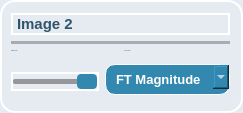
                <widget class="QFrame" name="frame_19">
                 <property name="styleSheet">
                  <string notr="true">background-color: rgb(230, 234, 241); /* Background color */
    border-radius: 15px; /* Curved borders */
    border: 2px solid #ffffff; /* 3D outline */

    box-shadow: 2px 2px 8px rgba(0, 0, 0, 0.7); /* 3D shadow effect */</string>
                 </property>
                 <property name="frameShape">
                  <enum>QFrame::StyledPanel</enum>
                 </property>
                 <property name="frameShadow">
                  <enum>QFrame::Raised</enum>
                 </property>
                 <layout class="QGridLayout" name="gridLayout_20">
                  <property name="leftMargin">
                   <number>9</number>
                  </property>
                  <item row="0" column="0">
                   <layout class="QVBoxLayout" name="verticalLayout_67">
                    <property name="leftMargin">
                     <number>0</number>
                    </property>
                    <item>
                     <widget class="QLabel" name="label_39">
                      <property name="styleSheet">
                       <string notr="true">color: #2e556d;
font-weight:Bold;
font-size: 15px;
</string>
                      </property>
                      <property name="text">
                       <string>Image 2</string>
                      </property>
                     </widget>
                    </item>
                    <item>
                     <widget class="Line" name="line_32">
                      <property name="styleSheet">
                       <string notr="true">/* Line style */

  /* Set the width of the line */
  width: 20px;

  /* Set the height of the line */
  height: 5px;

  /* Set the background color of the line */
  background-color:#a8abaf;

  /* Set the border of the line */
  border: 10px;

  /* Set the border radius of the line */
  border-radius:5px;




</string>
                      </property>
                      <property name="orientation">
                       <enum>Qt::Horizontal</enum>
                      </property>
                     </widget>
                    </item>
                    <item>
                     <layout class="QHBoxLayout" name="horizontalLayout_42">
                      <item>
                       <layout class="QVBoxLayout" name="verticalLayout_68" stretch="0,5">
                        <item>
                         <widget class="QLabel" name="label_34">
                          <property name="font">
                           <font>
                            <pointsize>-1</pointsize>
                           </font>
                          </property>
                          <property name="styleSheet">
                           <string notr="true">color: #2e556d;
font-weight:10000px;
border: None;
</string>
                          </property>
                          <property name="text">
                           <string>Original Image</string>
                          </property>
                         </widget>
                        </item>
                        <item>
                         <widget class="QWidget" name="original_2" native="true">
                          <property name="styleSheet">
                           <string notr="true">border: 3px solid #ffffff;
background-color: #dce3eb;
border:None;</string>
                          </property>
                         </widget>
                        </item>
                       </layout>
                      </item>
                      <item>
                       <layout class="QVBoxLayout" name="verticalLayout_69" stretch="0,5">
                        <item>
                         <widget class="QLabel" name="label_35">
                          <property name="font">
                           <font>
                            <pointsize>-1</pointsize>
                           </font>
                          </property>
                          <property name="styleSheet">
                           <string notr="true">color: #2e556d;
font-weight:10000px;
border: None;
</string>
                          </property>
                          <property name="text">
                           <string>FT Component</string>
                          </property>
                         </widget>
                        </item>
                        <item>
                         <widget class="QWidget" name="component_image_2" native="true">
                          <property name="styleSheet">
                           <string notr="true">border: 3px solid #ffffff;
background-color: #dce3eb;
border:None;</string>
                          </property>
                         </widget>
                        </item>
                       </layout>
                      </item>
                     </layout>
                    </item>
                   </layout>
                  </item>
                  <item row="1" column="0">
                   <layout class="QHBoxLayout" name="horizontalLayout_48">
                    <property name="spacing">
                     <number>6</number>
                    </property>
                    <property name="sizeConstraint">
                     <enum>QLayout::SetMaximumSize</enum>
                    </property>
                    <item>
                     <widget class="QSlider" name="Slider_weight3_6">
                      <property name="sizePolicy">
                       <sizepolicy hsizetype="Minimum" vsizetype="Fixed">
                        <horstretch>0</horstretch>
                        <verstretch>0</verstretch>
                       </sizepolicy>
                      </property>
                      <property name="styleSheet">
                       <string notr="true">QSlider::groove {
background: rgb(149, 151, 154); /* Color of the track */
border: 0px solid #999; /* Border of the track */
height: 5px; /* Set the height of the track */
border-radius: 2px; /* Round the corners of the track */
}

/* Style for the slider handle (thumb) */
QSlider::handle {
background: #3388b0; /* Color of the handle */
width: 20px; /* Width of the handle */
height: 10px; /* Height of the handle */
margin: -5px 0; /* Negative margin to center the handle vertically */
border-radius: 4px;
border: none;
}

/* Style for the slider handle when pressed */
QSlider::handle:pressed {
background: #1f536b; /* Color of the handle when pressed */
border: 1px solid #3498db; /* Border of the handle when pressed */
}</string>
                      </property>
                      <property name="maximum">
                       <number>100</number>
                      </property>
                      <property name="singleStep">
                       <number>10</number>
                      </property>
                      <property name="sliderPosition">
                       <number>100</number>
                      </property>
                      <property name="orientation">
                       <enum>Qt::Horizontal</enum>
                      </property>
                     </widget>
                    </item>
                    <item>
                     <widget class="QComboBox" name="combo1_7">
                      <property name="cursor">
                       <cursorShape>PointingHandCursor</cursorShape>
                      </property>
                      <property name="styleSheet">
                       <string notr="true">QComboBox {
    font-family: &quot;Arial&quot;;
    font-weight: 600; /* Semibold */
    font-size: 10pt; /* Adjust the font size as needed */
 	color: rgb(26, 70, 91);
    border: 1px solid  rgb(26, 70, 91);; /* Set the border to 1px solid white */
	margin-bottom: 5px;
	background-color: #3388b0;   /* Background color for the combo box */
    border: 1px solid #ffffff;   /* Border around the combo box */
    border-radius: 10px;         /* Rounded corners */
    padding: 6px 10px;           /* Padding around the text */
    color: white;               
}

QComboBox::drop-down {
color: rgb(26, 70, 91);
}
QComboBox QAbstractItemView {
    background-color: #rgb(224, 224, 224);   /* Background color for the list */

    selection-background-color: #3f7293; /* Selection color when an item is highlighted */

}</string>
                      </property>
                      <item>
                       <property name="text">
                        <string>FT Magnitude</string>
                       </property>
                      </item>
                      <item>
                       <property name="text">
                        <string>FT Phase</string>
                       </property>
                      </item>
                      <item>
                       <property name="text">
                        <string>FT Real</string>
                       </property>
                      </item>
                      <item>
                       <property name="text">
                        <string>FT Imaginary</string>
                       </property>
                      </item>
                     </widget>
                    </item>
                   </layout>
                  </item>
                 </layout>
                </widget>
